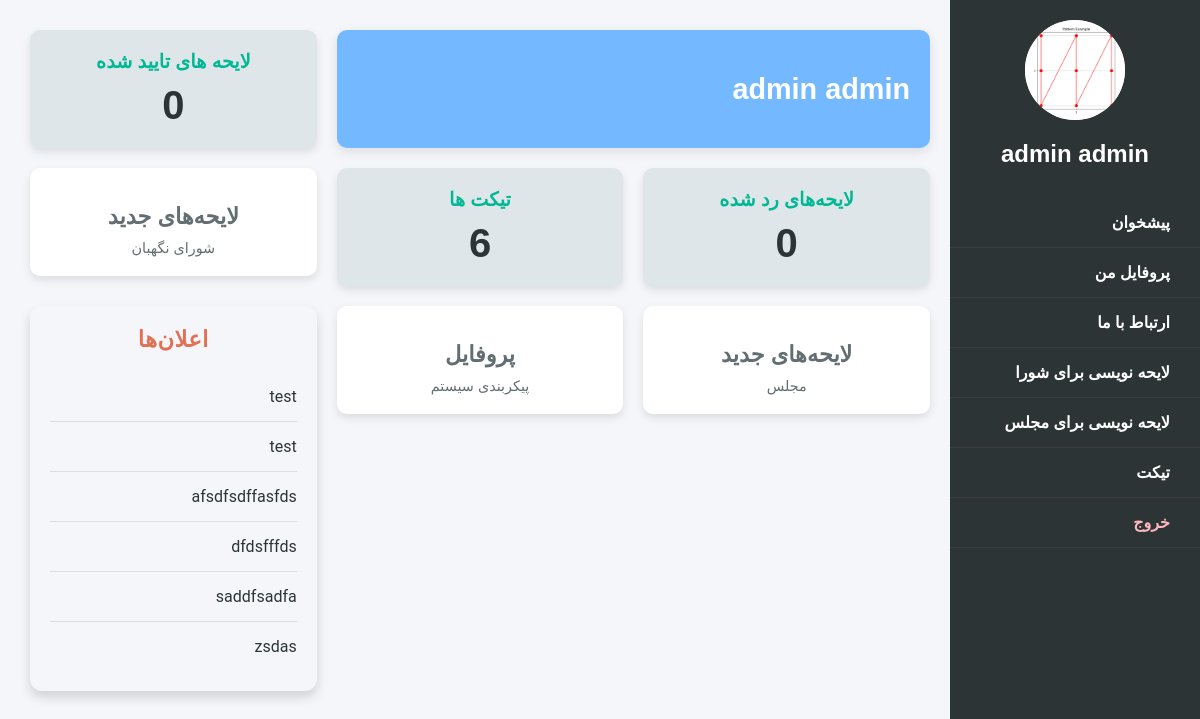
The app's page /pannel/home/ (signed in), older data.
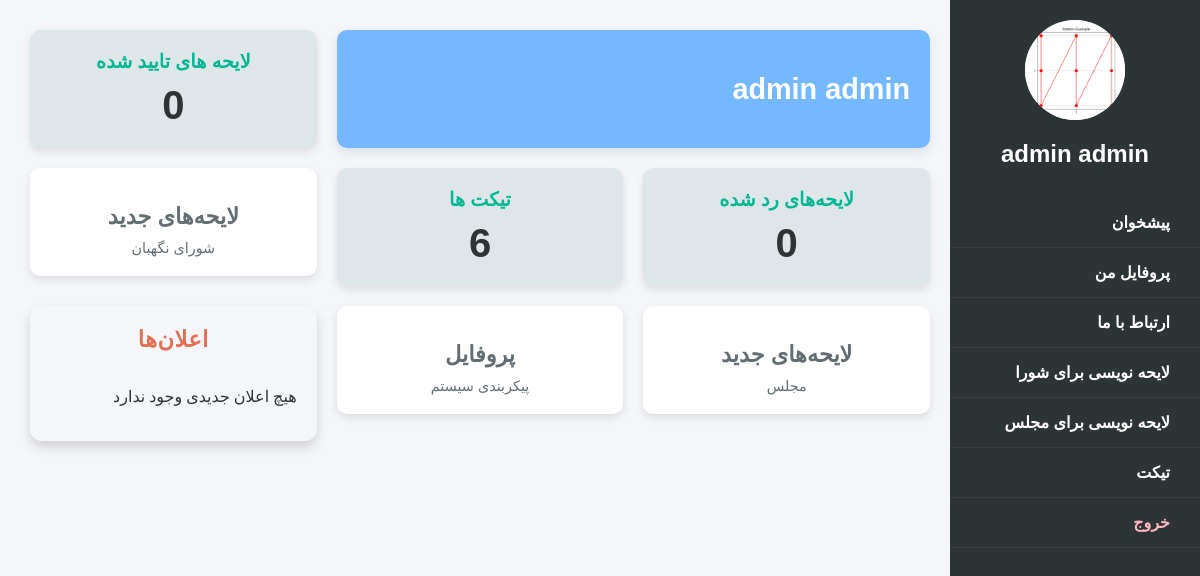
The same page, newer data.
### myapp/models.py (models this page shows, shortened)
class Notification(models.Model):
    MESSAGE_TYPES = (
        ('public', 'Public'),  # اعلان عمومی
        ('private', 'Private'),  # اعلان خصوصی
    )
    message = models.TextField()
    created_at = models.DateTimeField(auto_now_add=True)
    is_active = models.BooleanField(default=True)
    message_type = models.CharField(max_length=10, choices=MESSAGE_TYPES, default='public')
    users = models.ManyToManyField(UserAccount, related_name='notifications', blank=True)  # کاربران خاص که اعلان رو می‌بینند

### myapp/views.py (the view)
# urls.py: path("pannel/home/", views.home, name="home"),
def home(request):
    approved_lawmakers = assembly.objects.filter(user=request.user, status='approved').count()
    rejected_lawmakers = assembly.objects.filter(user=request.user, status='rejected').count()
    approved_Document = assembly.objects.filter(user=request.user, status='approved').count()
    rejected_Document = assembly.objects.filter(user=request.user, status='rejected').count()
    total_approved = approved_lawmakers + approved_Document
    total_Document = rejected_lawmakers + rejected_Document
    notifications = Notification.objects.filter(message_type='public')  # اعلان‌های عمومی
    tickets_count = Ticket.objects.filter(user=request.user).count()
    return render(request, 'pannel/home/index.html', {
        'approved_lawmakers': total_approved,
        'rejected_lawmakers': total_Document,
        'tickets_count': tickets_count,
        'notifications': notifications,
        'user': request.user
    })

### myapp/templates/pannel/home/index.html (shortened to what this page needs)
<!DOCTYPE html>
<html lang="fa">
<head>
    <link rel="stylesheet" href="https://unpkg.com/ionicons@4.5.10-0/dist/css/ionicons.min.css">
</head>
<body>
{% include 'pannel/menu.html' %}
<div class="main-content">
    <div class="header">
        <h1>{{ user.name }} {{ user.family }}</h1>
    </div>
    <div class="stats-card">
        <h4>لایحه های تایید شده</h4>
        <p>{{ approved_lawmakers }}</p>
    </div>
    <div class="stats-card">
        <h4>لایحه‌های رد شده</h4>
        <p>{{ rejected_lawmakers }}</p>
    </div>
    <div class="stats-card">
        <h4>تیکت ها</h4>
        <p>{{ tickets_count }}</p>
    </div>
    <div class="card">
        <a href="{% url 'app1:council' user_id=user.id %}">
            <h3>لایحه‌های جدید</h3>
            <p>شورای نگهبان</p>
        </a>
    </div>
    <div class="card">
        <a href="{% url 'app1:assembly' user_id=user.id %}">
            <h3>لایحه‌های جدید</h3>
            <p>مجلس</p>
        </a>
    </div>
    <div class="card">
        <a href="{% url 'profile' %}">
            <h3>پروفایل</h3>
            <p>پیکربندی سیستم</p>
        </a>
    </div>
    <div class="notifications">
        <h4>اعلان‌ها</h4>
        <ul>
            {% for notification in notifications %}
                <li>{{ notification.message }}</li>
            {% empty %}
                <li>هیچ اعلان جدیدی وجود ندارد</li>
            {% endfor %}
        </ul>
    </div>
</div>
</body>
</html>

Row changes from the older to the newer data that the page shows:
removed Notification: message "test"
removed Notification: message "test"
removed Notification: message "afsdfsdffasfds"
removed Notification: message "dfdsfffds"
removed Notification: message "saddfsadfa"
removed Notification: message "zsdas"
Text that changed along with them:
text now shown: "هیچ اعلان جدیدی وجود ندارد"
